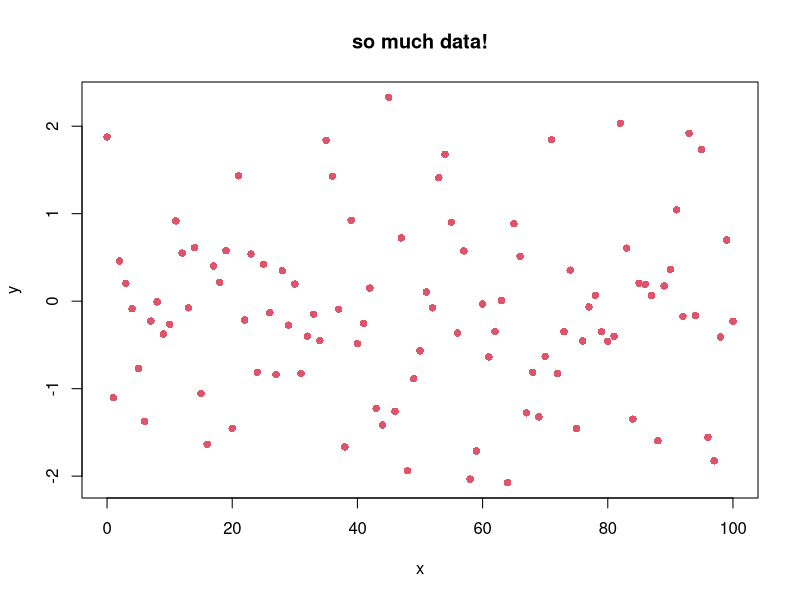

Generate this figure with R:
x <- seq(0, 100,1)
y <- rnorm(101)

#plot(x,y, pch=16, main="so much data!")


plot(x,y, pch=16, col = 2, main="so much data!")
